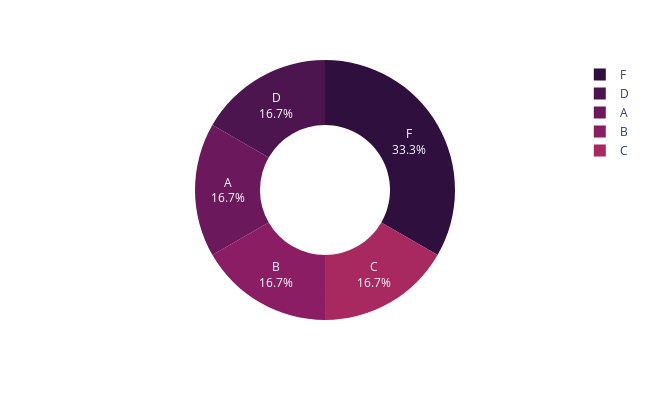

Notebook code for this chart:
### Code cell
# looking at the warehouse column and what are the categories present in it

warehouse = object_columns['Warehouse_block'].value_counts().reset_index()
warehouse.columns = ['warehouse', 'value_counts']
fig = px.pie(warehouse, names = 'warehouse', values = 'value_counts',
             color_discrete_sequence = px.colors.sequential.matter_r, width = 650, height = 400,
             hole = 0.5)
fig.update_traces(textinfo = 'percent+label')

### Figure 1 — Plotly figure (JSON) as saved in the notebook; plotly's stock layout.template omitted (floating-point values rounded to 4 significant figures)
{"data": [{"domain": {"x": [0, 1], "y": [0, 1]}, "hole": 0.5, "hovertemplate": "warehouse=%{label}<br>value_counts=%{value}<extra></extra>", "labels": ["F", "D", "A", "B", "C"], "legendgroup": "", "name": "", "showlegend": true, "textinfo": "percent+label", "type": "pie", "values": [3666, 1834, 1833, 1833, 1833]}], "layout": {"height": 400, "legend": {"tracegroupgap": 0}, "margin": {"t": 60}, "piecolorway": ["rgb(47, 15, 61)", "rgb(76, 21, 80)", "rgb(107, 24, 93)", "rgb(138, 29, 99)", "rgb(168, 40, 96)", "rgb(195, 56, 90)", "rgb(216, 80, 83)", "rgb(231, 109, 84)", "rgb(240, 142, 98)", "rgb(246, 173, 119)", "rgb(250, 205, 145)", "rgb(253, 237, 176)"], "width": 650}}
